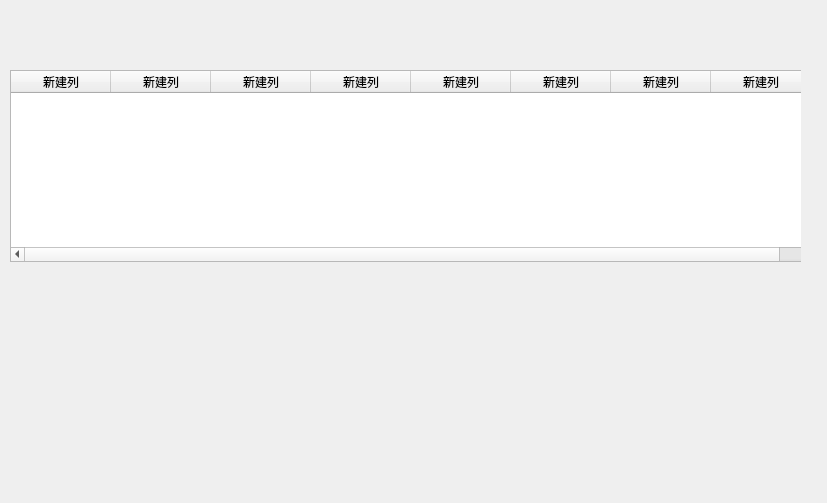
<?xml version="1.0" encoding="UTF-8"?>
<ui version="4.0">
 <class>testtable</class>
 <widget class="QWidget" name="testtable">
  <property name="geometry">
   <rect>
    <x>0</x>
    <y>0</y>
    <width>827</width>
    <height>503</height>
   </rect>
  </property>
  <property name="windowTitle">
   <string>Form</string>
  </property>
  <widget class="QStackedWidget" name="stackedWidget">
   <property name="geometry">
    <rect>
     <x>0</x>
     <y>60</y>
     <width>801</width>
     <height>271</height>
    </rect>
   </property>
   <widget class="QWidget" name="page">
    <widget class="QTableWidget" name="tableWidget">
     <property name="geometry">
      <rect>
       <x>10</x>
       <y>10</y>
       <width>1011</width>
       <height>192</height>
      </rect>
     </property>
     <column>
      <property name="text">
       <string>新建列</string>
      </property>
     </column>
     <column>
      <property name="text">
       <string>新建列</string>
      </property>
     </column>
     <column>
      <property name="text">
       <string>新建列</string>
      </property>
     </column>
     <column>
      <property name="text">
       <string>新建列</string>
      </property>
     </column>
     <column>
      <property name="text">
       <string>新建列</string>
      </property>
     </column>
     <column>
      <property name="text">
       <string>新建列</string>
      </property>
     </column>
     <column>
      <property name="text">
       <string>新建列</string>
      </property>
     </column>
     <column>
      <property name="text">
       <string>新建列</string>
      </property>
     </column>
     <column>
      <property name="text">
       <string>新建列</string>
      </property>
     </column>
     <column>
      <property name="text">
       <string>新建列</string>
      </property>
     </column>
     <column>
      <property name="text">
       <string>新建列</string>
      </property>
     </column>
     <column>
      <property name="text">
       <string>新建列</string>
      </property>
     </column>
     <column>
      <property name="text">
       <string>新建列</string>
      </property>
     </column>
    </widget>
   </widget>
   <widget class="QWidget" name="page_2">
    <widget class="QTableWidget" name="tableWidget_2">
     <property name="geometry">
      <rect>
       <x>70</x>
       <y>0</y>
       <width>521</width>
       <height>281</height>
      </rect>
     </property>
     <column>
      <property name="text">
       <string>新建列</string>
      </property>
     </column>
     <column>
      <property name="text">
       <string>新建列</string>
      </property>
     </column>
     <column>
      <property name="text">
       <string>新建列</string>
      </property>
     </column>
     <column>
      <property name="text">
       <string>新建列</string>
      </property>
     </column>
     <column>
      <property name="text">
       <string>新建列</string>
      </property>
     </column>
     <column>
      <property name="text">
       <string>新建列</string>
      </property>
     </column>
     <column>
      <property name="text">
       <string>新建列</string>
      </property>
     </column>
     <column>
      <property name="text">
       <string>新建列</string>
      </property>
     </column>
     <column>
      <property name="text">
       <string>新建列</string>
      </property>
     </column>
    </widget>
   </widget>
  </widget>
 </widget>
 <resources/>
 <connections/>
</ui>
